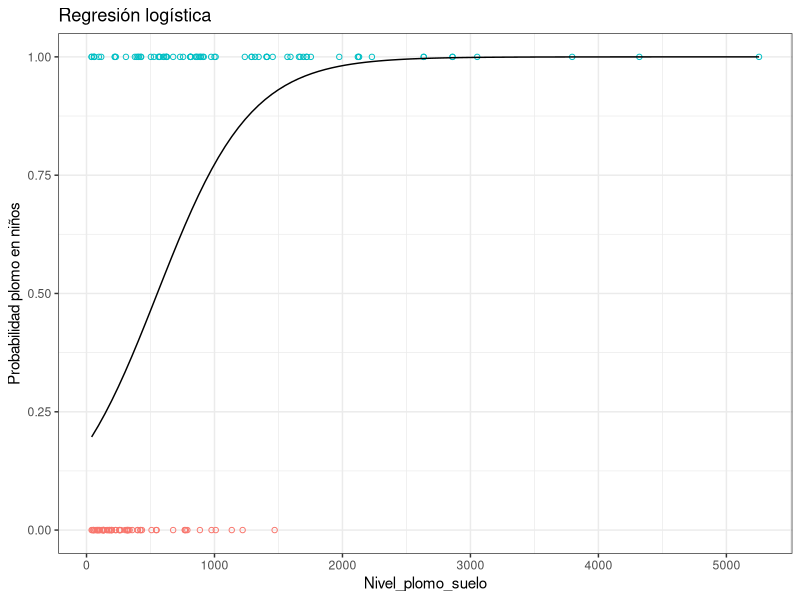
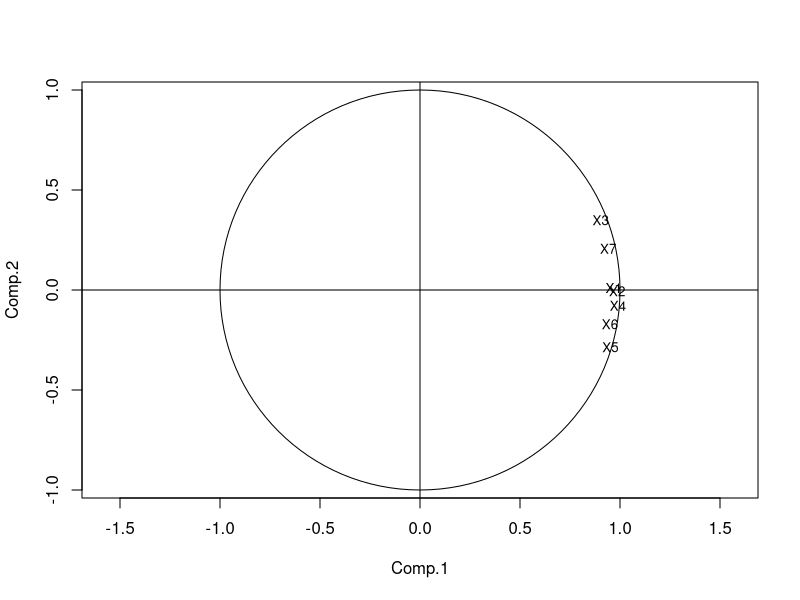
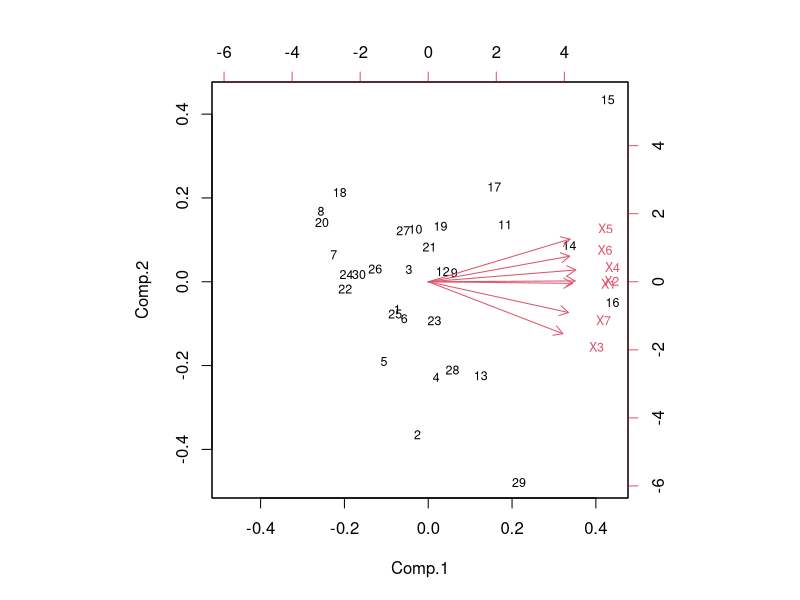
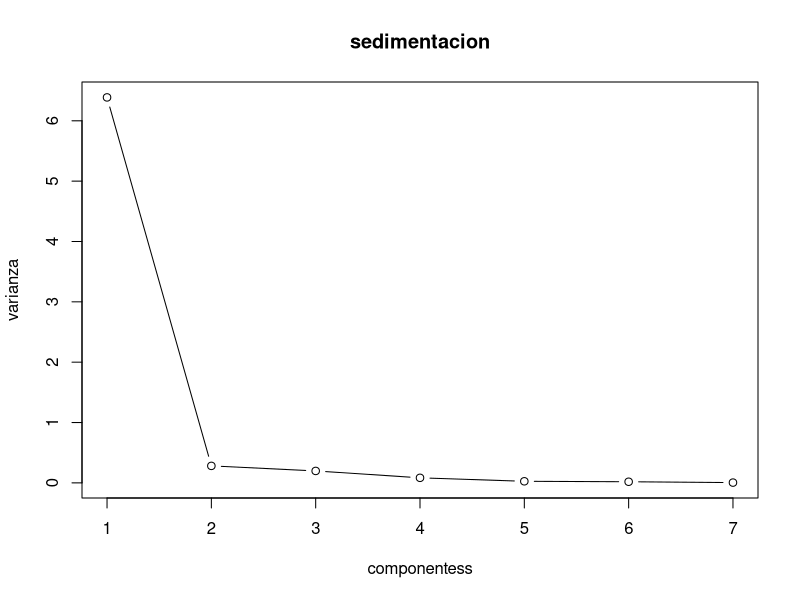
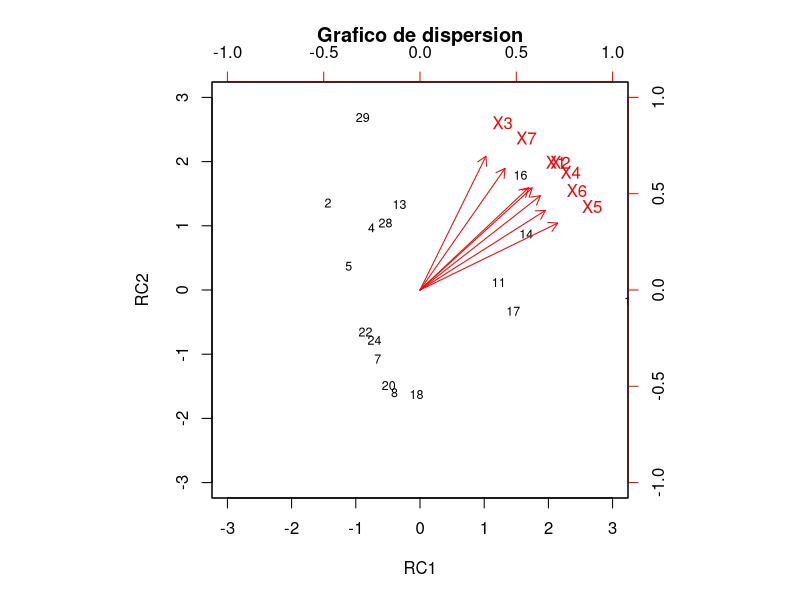
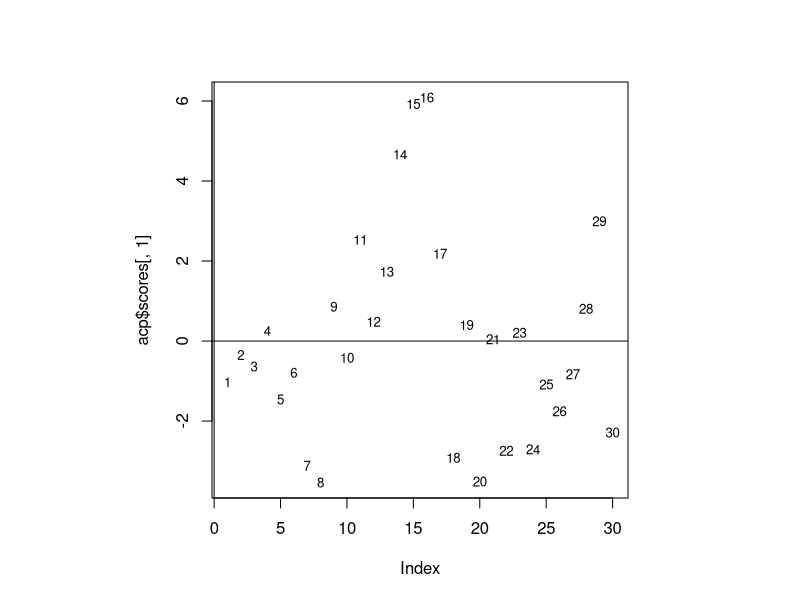
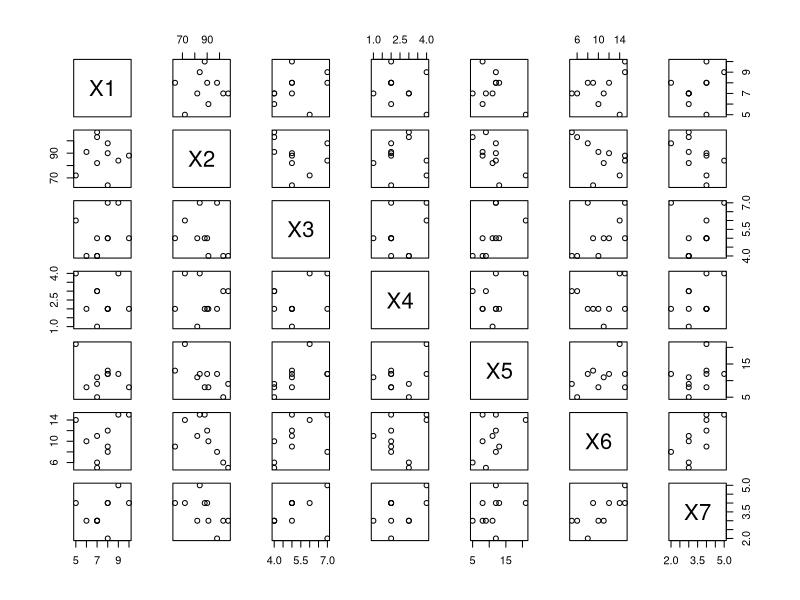

These charts were generated, in order, by the following R code:
## ---- chunk 1
library(readxl)
datos = data.frame(read_excel("dataset_ejer1.xlsx"))
dim(datos)
head(datos)
## ---- chunk 2
# Crear la regresión logística
modelo_logistico = glm(
  Categoria_del_Individuo ~ Nivel_plomo_suelo,
  data = datos,
  family = binomial(link = "logit")
)
#modelo general
summary(modelo_logistico)

# Obtener la razón de grados de probabilidad
coeficientes = coef(modelo_logistico)
razon_encontrada = exp(coeficientes["Nivel_plomo_suelo"])
razon_encontrada
# Compara la razón de grados de probabilidad contra la que obtuvieron los autores (14.25)
razon_autores = 14.25
# Realizar la prueba de significancia
summary(modelo_logistico)$coefficients["Nivel_plomo_suelo", "Pr(>|z|)"]

## ---- chunk 3
library(ggplot2)
ggplot(data = datos, aes(x = Nivel_plomo_suelo, y = Categoria_del_Individuo)) +
  geom_point(aes(color = as.factor(Categoria_del_Individuo)), shape = 1) +
  stat_function(fun = function(x){predict(modelo_logistico,
                                          newdata = data.frame(Nivel_plomo_suelo = x),
                                          type = "response")}) +
  theme_bw() +
  labs(title = "Regresión logística",
       y = "Probabilidad plomo en niños") +
  theme(legend.position = "none")

## ---- chunk 4
r = cor(datos)
nab = 1-det(r)
nab
## ---- chunk 5
#codigo modelo 2 aqui
## ---- chunk 6
library(readxl)
olmos <- data.frame(read_excel("dataset_ejer_2.xlsx"))
dim(olmos)
head(olmos)
## ---- chunk 7
r = det(cor(olmos))
nab = 1-r
nab
## ---- chunk 8
# Análisis de componentes principales
acp = princomp(olmos, cor = TRUE)
summary(acp)
#grafico de cargas de las variables
vector_propios = acp$loadings
#cambio de signo
acp$loadings[,2] = -acp$loadings[,2]
acp$scores[,2] = -acp$scores[,2]
#correlacion entre las componentes y las variables
desviacion_stand = acp$sdev
correlacion = sweep(vector_propios[1:7,1:7],2, desviacion_stand, "*" )
round(correlacion,3)

## ---- chunk 9
#grafico de cargas de las variables
library(MASS)
eqscplot(correlacion[,1:2], xlim=c(-1,1), ylim=c(-1,1), type = "n")
abline(h=0,v=0)
text(correlacion[,1:2],labels=colnames(olmos),cex=0.8)
symbols(0,0,circles=1, inches=FALSE, add=TRUE)
biplot(acp, cex=0.75)
## ---- chunk 10
#Variable con mayor similitud
cor(olmos)
## ---- chunk 11
summary(acp)
## ---- chunk 12
#calculo de los valores propios
val_propios = acp$sdev^2
plot(1:7, val_propios, type= "b", xlab="componentess", ylab="varianza", 
main = "sedimentacion")
## ---- chunk 13
library(psych)
acp_varimax = principal(olmos, nfactors = 2, rotate = "varimax",scores = TRUE)
round(cor(olmos, acp_varimax$scores[,1:2]),3)#tabla de comunidades
biplot(acp_varimax, labels = rownames(olmos), cex= 0.75,  main = "Grafico de dispersion")
## ---- chunk 14
plot(acp$scores[,1], type= "n",)
abline(h=0, v= 0)
text(acp$scores[,1], 
labels= rownames(olmos), cex=0.8)
## ---- chunk 15
#para la variable X1
datos_regresion = data.frame(acp$scores[,1], olmos$X1)
names(datos_regresion) = c('cargasX1', 'datosX1')
model_X1 = lm(datos_regresion$datosX1~datos_regresion$cargasX1)  
summary(model_X1)
#para la varible X2
datos_regresion2 = data.frame(acp$scores[,1], olmos$X2)
names(datos_regresion2) = c('cargasX1', 'datosX2')
model_X2 = lm(datos_regresion2$datosX2~datos_regresion2$cargasX1)  
summary(model_X2)
#para la varible X3
datos_regresion3 = data.frame(acp$scores[,1], olmos$X3)
names(datos_regresion3) = c('cargasX1', 'datosX3')
model_X3 = lm(datos_regresion3$datosX3~datos_regresion3$cargasX1)  
summary(model_X3)
## ---- chunk 16
library(readxl)
datos = data.frame(read_excel("dataset_ejer_3.xlsx"))
datos
## ---- chunk 17
# Calcular la covarianza
covarianza = cov(datos)
covarianza
## ---- chunk 18
# Calcular la matriz de correlación
correlacion = cor(datos)
correlacion

#Dispersograma
plot(datos)
## ---- chunk 19
# Media 
datos_media = colMeans(datos)

# Calcular las distancias euclidianas
dist_euclidianas_indiv = dist(datos, method = "euclidean")
dist_euclidianas_indiv

# Calcular las distancias mahalanobis
dist_mahalanobis = sqrt(mahalanobis(datos,datos_media,covarianza))
dist_mahalanobis
## ---- chunk 20
# Calcular las distancias euclidianas
dist_euclidianas_media = dist(rbind(datos_media,datos))
dist_euclidianas_media

# Calcular las distancias mahalanobis
dist_mahalanobis_media = apply(datos, 1, function(xi) {
  sqrt(mahalanobis(xi, datos_media, covarianza))
})
dist_mahalanobis_media
## ---- chunk 21
# Desempeño_escolar : deficiente -> 0   satisfactorio -> 1
# Estado nutricional : deficiente -> 0   bueno -> 1

desemp_esc = c(rep(0,105), rep(1,80),rep(0,15), rep(1,300))
estado_nutric = c(rep(0,105), rep(0,80),rep(1,15), rep(1,300))
datos = data.frame(desemp_esc, estado_nutric)
table(datos)
## ---- chunk 22
cat('hola')
